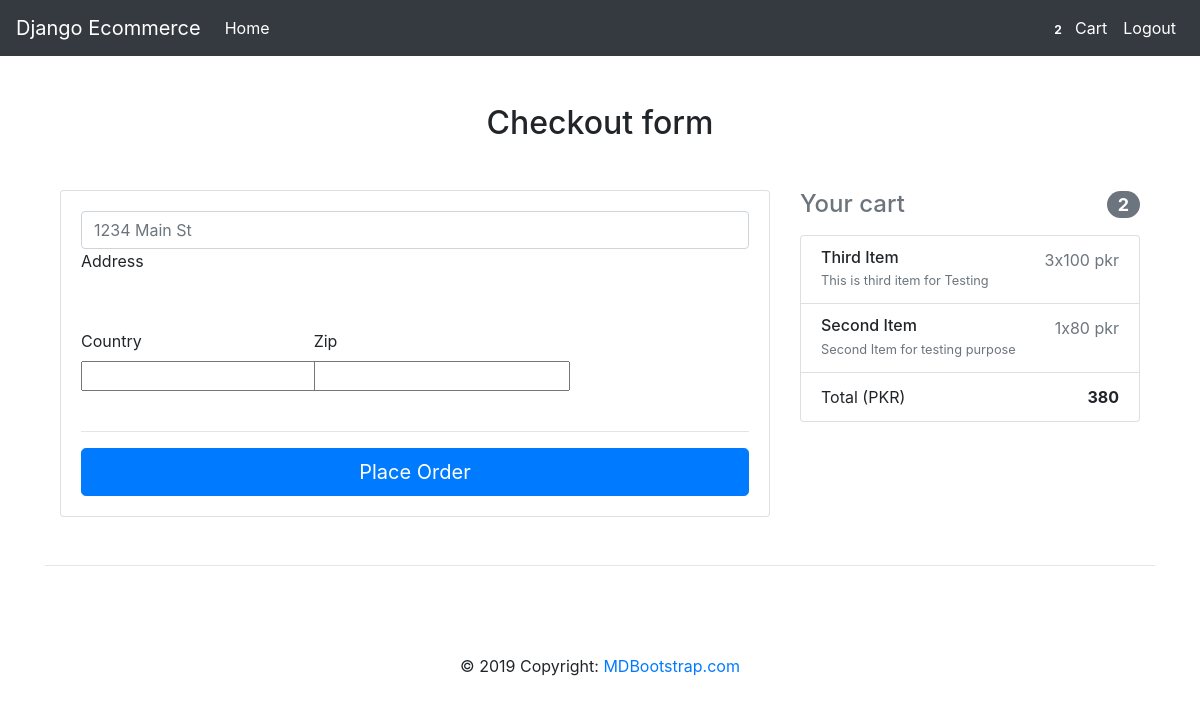
Page /checkout/ (signed in) on the committed database.
### store/models.py (models this page shows, shortened)
class Order(models.Model):
    user = models.ForeignKey(User, on_delete=models.CASCADE)
    items = models.ManyToManyField(OrderItem)
    ordered = models.BooleanField(default=False)
    ordered_date = models.DateTimeField()
    address = models.ForeignKey(Address, on_delete=models.CASCADE, null=True)
    def final_order_price(self):
        total = 0
        for orderitem in self.items.all():
            total += (orderitem.quantity) * (orderitem.item.price)
        return total

class OrderItem(models.Model):
    user = models.ForeignKey(User, on_delete=models.CASCADE)
    ordered = models.BooleanField(default=False)
    item = models.ForeignKey(Item, on_delete=models.CASCADE)
    quantity = models.IntegerField(default=1)

class Item(models.Model):
    title = models.CharField(max_length=100)
    price = models.PositiveIntegerField()
    details = models.CharField(max_length=500)

### store/views.py (the view, shortened to what this page needs)
# urls.py: path('checkout/', Checkout.as_view(), name='checkout'),
class Checkout(View):
    def get(self, *args, **kwargs):
        form = AddressForm()
        order_qs = Order.objects.filter(user=self.request.user, ordered=False)
        if order_qs.exists():
            order = order_qs[0]
        return render(self.request, 'store/checkout-page.html', {'order': order or None, 'form': form})

### store/forms.py
class AddressForm(forms.ModelForm):
    class Meta:
        model = Address
        fields = '__all__'
        widgets = {'st_address': forms.TextInput(attrs={'class': 'form-control', 'placeholder': '1234 Main St'})}

### store/templatetags/cart_template_tags.py (called while the page is built)
@register.filter
def cart_item_count(user):
    if user.is_authenticated:
        order_qs = Order.objects.filter(user=user, ordered=False)
        if order_qs.exists():
            return order_qs[0].items.count()
    return 0

### store/templates/store/checkout-page.html (shortened to what this page needs)
{%extends 'store/base.html'%}
{%load cart_template_tags%}
{%block content%}
<main>
    <div class="container wow fadeIn">
        <h2 class="my-5 h2 text-center">Checkout form</h2>
        <div class="row">
            <div class="col-md-8 mb-4">
                <div class="card">
                    <form class="card-body" method="post">
                        <div class="md-form mb-5">
                            {{form.st_address}}
                            <label for="address" class="">Address</label>
                        </div>
                        <div class="row">
                            <div class="col-lg-4 col-md-12 mb-4">
                                <label for="country">Country</label>
                                {{form.city}}
                            </div>
                            <div class="col-lg-4 col-md-6 mb-4">
                                <label for="zip">Zip</label>
                               {{form.zipcode}}
                            </div>
                        </div>
                        <hr>
                        <button class="btn btn-primary btn-lg btn-block" type="submit">Place Order</button>
                    </form>
                </div>
            </div>
            <div class="col-md-4 mb-4">
                <h4 class="d-flex justify-content-between align-items-center mb-3">
                    <span class="text-muted">Your cart</span>
                    <span class="badge badge-secondary badge-pill">{{request.user|cart_item_count}}</span>
                </h4>
                <ul class="list-group mb-3 z-depth-1">
                    {% for orderitem in order.items.all %}
                    <li class="list-group-item d-flex justify-content-between lh-condensed">
                        <div>
                            <h6 class="my-0">{{orderitem.item.title}}</h6>
                            <small class="text-muted">{{orderitem.item.details}}</small>
                        </div>
                        <span class="text-muted">{{orderitem.quantity}}x{{orderitem.item.price}} pkr</span>
                    </li>
                    {%endfor%}
                    <li class="list-group-item d-flex justify-content-between">
                        <span>Total (PKR)</span>
                        <strong>{{order.final_order_price}}</strong>
                    </li>
                </ul>
            </div>
        </div>
    </div>
</main>
<footer class="page-footer text-center font-small mt-4 wow fadeIn">
    <hr class="my-4">
    <div class="pb-4">
        <a href="https://www.facebook.com/mdbootstrap" target="_blank">
        </a>
        <a href="https://twitter.com/MDBootstrap" target="_blank">
        </a>
        <a href="https://www.youtube.com/watch?v=7MUISDJ5ZZ4" target="_blank">
        </a>
        <a href="https://plus.google.com/u/0/b/107863090883699620484" target="_blank">
        </a>
        <a href="https://dribbble.com/mdbootstrap" target="_blank">
        </a>
        <a href="https://pinterest.com/mdbootstrap" target="_blank">
        </a>
        <a href="https://github.com/mdbootstrap/bootstrap-material-design" target="_blank">
        </a>
        <a href="http://codepen.io/mdbootstrap/" target="_blank">
        </a>
    </div>
    <div class="footer-copyright py-3">
        © 2019 Copyright:
        <a href="https://mdbootstrap.com/education/bootstrap/" target="_blank"> MDBootstrap.com </a>
    </div>
</footer>
{%endblock content%}

### store/templates/store/navbar.html (shortened to what this page needs)
{% load cart_template_tags %}
<nav class="navbar navbar-expand-lg navbar-dark bg-dark">
    <a class="navbar-brand" href="{%url 'home'%}">Django Ecommerce</a>
    <div class="collapse navbar-collapse" id="navbarTogglerDemo02">
        <ul class="navbar-nav mr-auto mt-2 mt-lg-0">
            <li class="nav-item active">
                <a class="nav-link" href="{%url 'home'%}">Home <span class="sr-only">(current)</span></a>
            </li>
        </ul>
        <form class="form-inline my-2 my-lg-0">
            <ul class="navbar-nav nav-flex-icons">
                {%if request.user.is_authenticated%}
                {%if not request.user.ordered%}
                <li class="nav-item active">
                    <a href="{%url 'order-summary'%}" class="nav-link waves-effect">
                        <span class="badge red z-depth-1 mr-1"> {{request.user|cart_item_count}} </span>
                        <span class="clearfix d-none d-sm-inline-block"> Cart </span>
                    </a>
                </li>
                {%endif%}
                <li class="nav-item active">
                    <a class="nav-link waves-effect" href="{% url 'logout' %}">Logout</a>
                </li>
                {%endif%}
            </ul>
        </form>
    </div>
</nav>

### rows in the picture
OrderItem: item "Third Item", item.details "This is third item for Testing", quantity "3", item.price "100"
OrderItem: item "Second Item", item.details "Second Item for testing purpose", quantity "1", item.price "80"
Order: final_order_price "380"

### other values in the picture
{{ request.user|cart_item_count }} "2"
